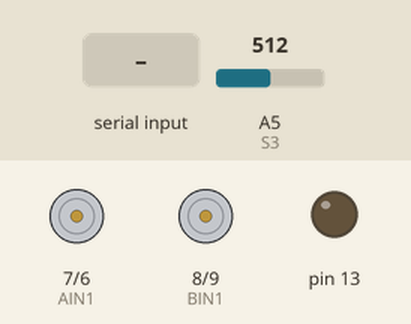
The sketch below on a simulated Arduino Mega 2560, built with avr-gcc and run on an emulated ATmega2560. Shown: motor-driver pin pairs drawn as motors (green arrow = first pin HIGH = forward, orange = second pin HIGH = backward, longer = more drive, scaled by the enable pin), output pins drawn as LEDs (lit = HIGH). Inputs (shaded band) come from the test bench; at power-on: A5 (S3) = 512. Pins used as bus, display or sensor lines are not drawn.

Above: at 1.8 s.
1.9 s: "W" received over the second serial link
At 2.8 s:
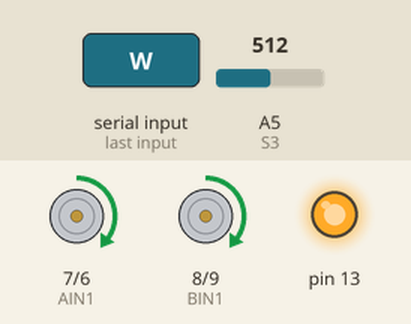
4.7 s: "A" received over the second serial link
At 5.1 s:
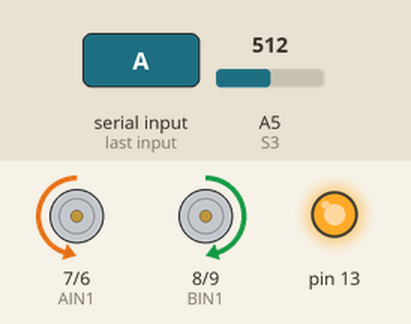
6.7 s: "S" received over the second serial link
At 7.2 s:
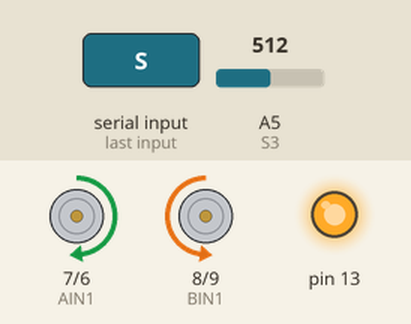
Timing chart, 0 to 9.7 s (numbered marks = the images above; inputs shaded):
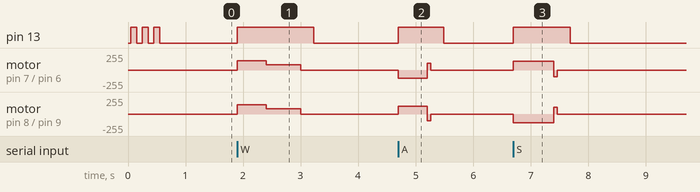

The sketch:

bfs_0419.ino
```cpp
#include <SPI.h>
#include <MFRC522.h>

// --- 硬體腳位與參數 ---
#define S1 A3
#define S2 A4
#define S3 A5
#define S4 A6
#define S5 A7
int PWMA = 10, AIN2 = 6, AIN1 = 7, BIN1 = 8, BIN2 = 9, PWMB = 11;

int Tp = 140;
double Kp = 40, Kd = 60, lastError = 0;
int mid = 60; // 降低門檻讓循線更穩定

#define RST_PIN 49
#define SS_PIN 53
MFRC522 mfrc522(SS_PIN, RST_PIN);

void setup() {
  Serial.begin(9600);
  Serial3.begin(9600); // 藍牙
  pinMode(13, OUTPUT); // 診斷燈

  pinMode(S1, INPUT); pinMode(S2, INPUT); pinMode(S3, INPUT);
  pinMode(S4, INPUT); pinMode(S5, INPUT);
  pinMode(PWMA, OUTPUT); pinMode(AIN1, OUTPUT); pinMode(AIN2, OUTPUT);
  pinMode(BIN1, OUTPUT); pinMode(BIN2, OUTPUT); pinMode(PWMB, OUTPUT);

  SPI.begin(); mfrc522.PCD_Init();

  // 開機閃爍 3 下，確定大腦活著
  for(int i=0; i<3; i++){ digitalWrite(13, HIGH); delay(100); digitalWrite(13, LOW); delay(100); }
}

void MotorWriting(int vL, int vR) {
  if (vL >= 0) { digitalWrite(AIN1, HIGH); digitalWrite(AIN2, LOW); analogWrite(PWMA, min(vL, 255)); }
  else { digitalWrite(AIN1, LOW); digitalWrite(AIN2, HIGH); analogWrite(PWMA, min(-vL, 255)); }
  if (vR >= 0) { digitalWrite(BIN1, HIGH); digitalWrite(BIN2, LOW); analogWrite(PWMB, min(vR, 255)); }
  else { digitalWrite(BIN1, LOW); digitalWrite(BIN2, HIGH); analogWrite(PWMB, min(-vR, 255)); }
}

void moveOneNode() {
  MotorWriting(Tp, Tp);
  delay(500); // 強制盲衝，逃離目前的十字路口
  unsigned long startTime = millis();
  while (true) {
    int v1 = analogRead(S1), v5 = analogRead(S5);
    if (v1 >= mid && v5 >= mid) {
      MotorWriting(80, 80); delay(600); MotorWriting(0,0); break;
    }
    int s2=(analogRead(S2)>=mid), s3=(analogRead(S3)>=mid), s4=(analogRead(S4)>=mid);
    double error = (v1>=mid)*-2 + s2*-1 + s3*0 + s4*1 + (v5>=mid)*2;
    double pCorr = Kp * error + Kd * (error - lastError);
    MotorWriting(Tp + pCorr, Tp - pCorr); lastError = error;
    if (millis() - startTime > 6000) { MotorWriting(0,0); break; } // 安全跳出
  }
}

void turnLeft90() { MotorWriting(-120, 120); delay(500); while(analogRead(S3)<mid){MotorWriting(-80,80);} MotorWriting(100,-100); delay(60); MotorWriting(0,0); }
void turnRight90() { MotorWriting(120, -120); delay(500); while(analogRead(S3)<mid){MotorWriting(80,-80);} MotorWriting(-100,100); delay(60); MotorWriting(0,0); }
void turnAround() { MotorWriting(130, -130); delay(700); while(analogRead(S3)<mid){MotorWriting(80,-80);} MotorWriting(-100,100); delay(60); MotorWriting(0,0); }

void loop() {
  if (Serial3.available() > 0) {
    char cmd = Serial3.read();
    if (cmd == 'W' || cmd == 'A' || cmd == 'D' || cmd == 'S') {
      digitalWrite(13, HIGH); // 收到指令亮燈

      if (cmd == 'W') moveOneNode();
      else if (cmd == 'A') turnLeft90();
      else if (cmd == 'D') turnRight90();
      else if (cmd == 'S') turnAround();

      delay(200);

      // RFID 處理
      if (mfrc522.PICC_IsNewCardPresent() && mfrc522.PICC_ReadCardSerial()) {
        String uid = "";
        for (byte i = 0; i < mfrc522.uid.size; i++) {
          if (mfrc522.uid.uidByte[i] < 0x10) uid += "0";
          uid += String(mfrc522.uid.uidByte[i], HEX);
        }
        uid.toUpperCase(); // 🌟 修正處：單獨執行，不放在 print 裡
        Serial3.print("UID:"); Serial3.print(uid); Serial3.print(",");
        mfrc522.PICC_HaltA(); mfrc522.PCD_StopCrypto1();
      }

      // 🌟 清空雜訊並回報 K
      while(Serial3.available() > 0) Serial3.read();
      Serial3.print('K');
      digitalWrite(13, LOW); // 任務完成熄燈
    }
  }
}
```

Measured:
- after the input at 1.9 s, pin 13: LOW → HIGH at once, → LOW 1.3 s later; motor on pin 7 (AIN1) / pin 6 (AIN2), motor on pin 8 (BIN1) / pin 9 (BIN2): stopped → forward 140/255 at once, → forward 80/255 0.50 s later, → stopped 0.60 s later
- after the input at 4.7 s, pin 13: LOW → HIGH at once, → LOW 0.79 s later; motor on pin 7 (AIN1) / pin 6 (AIN2): stopped → backward 120/255 at once, → forward 100/255 0.50 s later, → stopped 0.06 s later; motor on pin 8 (BIN1) / pin 9 (BIN2): stopped → forward 120/255 at once, → backward 100/255 0.50 s later, → stopped 0.06 s later
- after the input at 6.7 s, pin 13: LOW → HIGH at once, → LOW 0.99 s later; motor on pin 7 (AIN1) / pin 6 (AIN2): stopped → forward 130/255 at once, → backward 100/255 0.70 s later, → stopped 0.06 s later; motor on pin 8 (BIN1) / pin 9 (BIN2): stopped → backward 130/255 at once, → forward 100/255 0.70 s later, → stopped 0.06 s later
